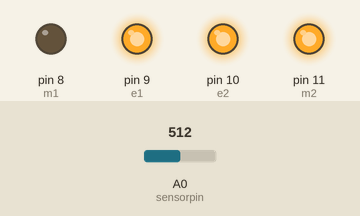
This sketch was run on a simulated Arduino Uno, built with avr-gcc and run on an emulated ATmega328P. Parts: output pins drawn as LEDs (lit = HIGH). Inputs (shaded band) come from the test bench; at power-on: A0 (sensorpin) = 512. What the sketch prints to the serial monitor is not drawn.

Above: at 0.2 s.
Timing chart, 0 to 1.7 s (numbered marks = the images above):
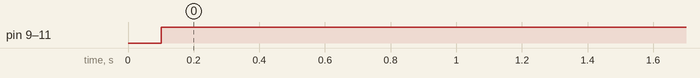

Measured:
- by itself, pin 9 (e1), pin 10 (e2), pin 11 (m2): LOW → HIGH at 0.10 s

The sketch:

Sensor_read.ino
```cpp
int sensorpin = 0;                 // analog pin used to connect the sharp sensor
int val = 0;                 // variable to store the values from sensor(initially zero)

// Pin 13 has an LED connected on most Arduino boards.
// give it a name:
int e1 = 9;
int e2 = 10;
int m1 = 8;
int m2 = 11;
int m,e;

void setup()
{
  // initialize the digital pin as an output.
  pinMode(e1, OUTPUT);
  pinMode(e2, OUTPUT);
  pinMode(m1, OUTPUT);
  pinMode(m2, OUTPUT);
  Serial.begin(9600);               // starts the serial monitor
}

void loop()
{
  val = analogRead(sensorpin);       // reads the value of the sharp sensor
  Serial.println(val);            // prints the value of the sensor to the serial monitor
  delay(100);                    // wait for this much time before printing next value
  digitalWrite(m1, LOW);
  digitalWrite(m2, HIGH);
  digitalWrite(e1, HIGH);
  digitalWrite(e2, HIGH);
}
```
